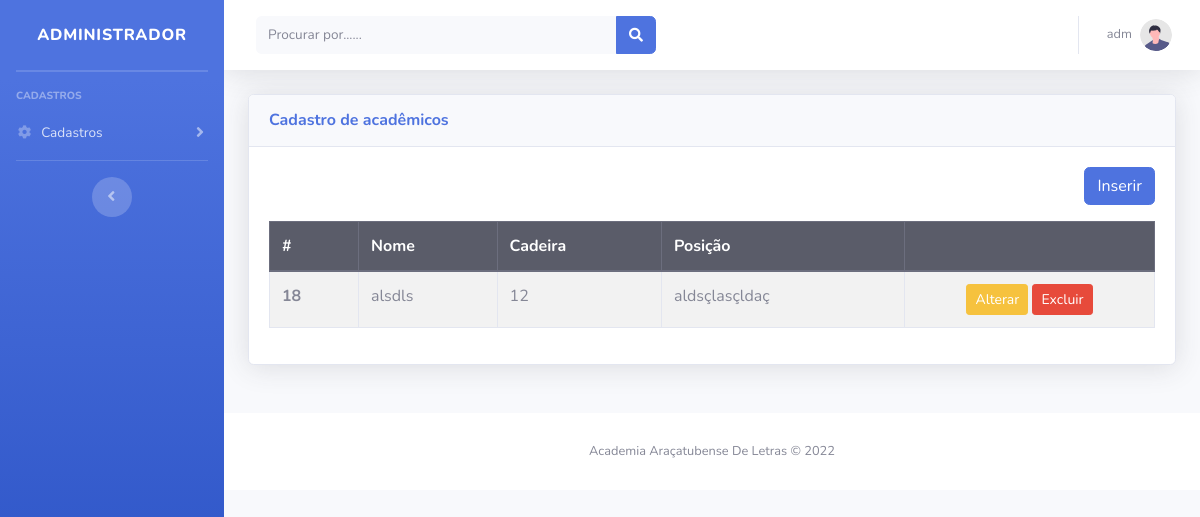
/modulos/academicos/academicos.php (signed in), run on an earlier commit of the app's database.
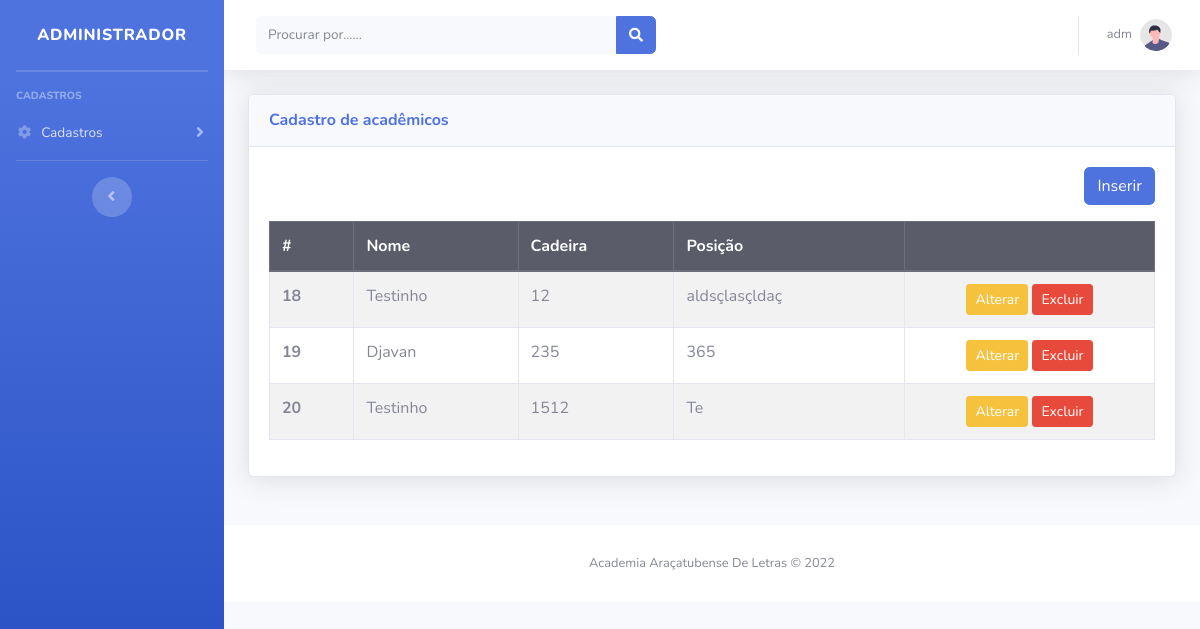
And on a later commit of the database.
### tables this page shows
CREATE TABLE `usuario` (
  `id` int(11) NOT NULL,
  `nome` varchar(150) NOT NULL,
  `email` varchar(100) NOT NULL,
  `telefone` bigint(20) NOT NULL,
  `senha` varchar(20) NOT NULL
);

CREATE TABLE `academicos` (
  `idAcad` int(11) NOT NULL,
  `nomeAcad` varchar(150) NOT NULL,
  `cadeiraAcad` varchar(10) NOT NULL,
  `posicaoAcad` varchar(50) NOT NULL,
  `sobreAcad` text NOT NULL,
  `fotoAcad` varchar(200) NOT NULL
);

### config.php (called while the page is built, shortened)
<?php
    function arquivo($file)
    {
        return ROOT_PATH . $file;
    }
    function usuario()
    {
        $id = $_SESSION['usuario'];
        $sql = "SELECT * FROM usuario WHERE id = $id";
        $query = $GLOBALS['conexaoBanco']->query($sql);
        return $query->fetch();
    }

### modulos/academicos/academicos.php (the view, shortened to what this page needs)
<!DOCTYPE html>
<html lang="pt-br">
<?php
include '../../config.php';
?>
<?php include_once path('template/head.php'); ?>
<body id="page-top">
    <div id="wrapper">
        <?php include_once path('template/sidebar.php'); ?>
        <div id="content-wrapper" class="d-flex flex-column">
            <div id="content">
                <?php include_once path('template/navbar.php'); ?>
                <div class="container-fluid">
                    <div class="row">
                        <div class="col-12 mb-4">
                            <div class="card shadow mb-4">
                                <div class="card-header py-3">
                                    <h6 class="m-0 font-weight-bold text-primary">Cadastro de acadêmicos</h6>
                                </div>
                                <div class="card-body">
                                    <div class="text-right mb-3">
                                        <a class="btn btn-primary" href="inserirAcad.php">Inserir</a>
                                    </div>
                                    <table class="table table-bordered table-striped">
                                        <thead>
                                            <tr class="thead-dark">
                                                <th>#</th>
                                                <th>Nome</th>
                                                <th>Cadeira</th>
                                                <th>Posição</th>
                                                <th></th>
                                            </tr>
                                        </thead>
                                        <tbody>
                                            <?php
                                            $pdo = Banco::conectar();
                                            $sql = 'SELECT * FROM  academicos';
                                            foreach ($pdo->query($sql) as $row) { ?>
                                                <tr>
                                                    <th scope="row"><?= $row['idAcad'] ?></th>
                                                    <td><?= $row['nomeAcad'] ?></td>
                                                    <td><?= $row['cadeiraAcad'] ?></td>
                                                    <td><?= $row['posicaoAcad'] ?></td>
                                                    <td width='250' class="text-center">
                                                        <a class="btn btn-sm btn-warning" href="alterarAcad.php?idAcad=<?= $row['idAcad'] ?>">Alterar</a>
                                                        <a class="btn btn-sm btn-danger" href="deleteAcad.php?idAcad=<?=  $row['idAcad'] ?>." onclick="return confirm('Deseja realmente apagar o registro?')">Excluir</a>
                                                    </td>
                                                </tr>
                                            <?php }
                                            ?>
                                        </tbody>
                                    </table>
                                </div>
                            </div>
                        </div>
                    </div>
                </div>
                <footer class="sticky-footer bg-white">
                    <div class="container my-auto">
                        <div class="copyright text-center my-auto">
                            <span>Academia Araçatubense De Letras &copy; 2022</span>
                        </div>
                    </div>
                </footer>
            </div>
        </div>
</body>
</html>

### template/head.php (shortened to what this page needs)
<head>
    <link href="<?= arquivo("vendor/fontawesome-free/css/all.min.css") ?>" rel="stylesheet" type="text/css">
    <link href="<?= arquivo("css/sb-admin-2.min.css") ?>" rel="stylesheet">
</head>

### template/sidebar.php
<ul class="navbar-nav bg-gradient-primary sidebar sidebar-dark accordion" id="accordionSidebar">
<a class="sidebar-brand d-flex align-items-center justify-content-center" href="<?= arquivo('modulos/painel/painel.php') ?>">
    <div class="sidebar-brand-text mx-3">Administrador</div>
</a>
<hr class="sidebar-divider my-0">
<hr class="sidebar-divider">
<div class="sidebar-heading">
    Cadastros
</div>
<?php
    include_once("menu.php");
?>
<hr class="sidebar-divider">
<div class="text-center d-none d-md-inline">
    <button class="rounded-circle border-0" id="sidebarToggle"></button>
</div>
</ul>

### template/menu.php (shortened to what this page needs)
<li class="nav-item">
    <a class="nav-link collapsed" href="#" data-toggle="collapse" data-target="#collapseTwo" aria-expanded="true" aria-controls="collapseTwo">
        <i class="fas fa-fw fa-cog"></i>
        <span>Cadastros</span>
    </a>
</li>

### template/navbar.php (shortened to what this page needs)
<nav class="navbar navbar-expand navbar-light bg-white topbar mb-4 static-top shadow">
    <form class="d-none d-sm-inline-block form-inline mr-auto ml-md-3 my-2 my-md-0 mw-100 navbar-search">
        <div class="input-group">
            <input type="text" class="form-control bg-light border-0 small" placeholder="Procurar por......" aria-label="Search" aria-describedby="basic-addon2">
            <div class="input-group-append">
                <button class="btn btn-primary" type="button">
                    <i class="fas fa-search fa-sm"></i>
                </button>
            </div>
        </div>
    </form>
    <ul class="navbar-nav ml-auto">
        <li class="nav-item dropdown no-arrow">
            <a class="nav-link dropdown-toggle" href="#" id="userDropdown" role="button" data-toggle="dropdown" aria-haspopup="true" aria-expanded="false">
                <span class="mr-2 d-none d-lg-inline text-gray-600 small"><?= usuario()['nome'] ?></span>
                <img class="img-profile rounded-circle" src="<?= arquivo('img/undraw_profile.svg') ?>">
            </a>
        </li>
    </ul>
</nav>

What changed in the data, as far as the page shows it:
changed academicos "aldsçlasçldaç": nomeAcad "alsdls" → "Testinho"
added academicos: idAcad "19", nomeAcad "Djavan", cadeiraAcad "235", posicaoAcad "365"
added academicos: idAcad "20", nomeAcad "Testinho", cadeiraAcad "1512", posicaoAcad "Te"
